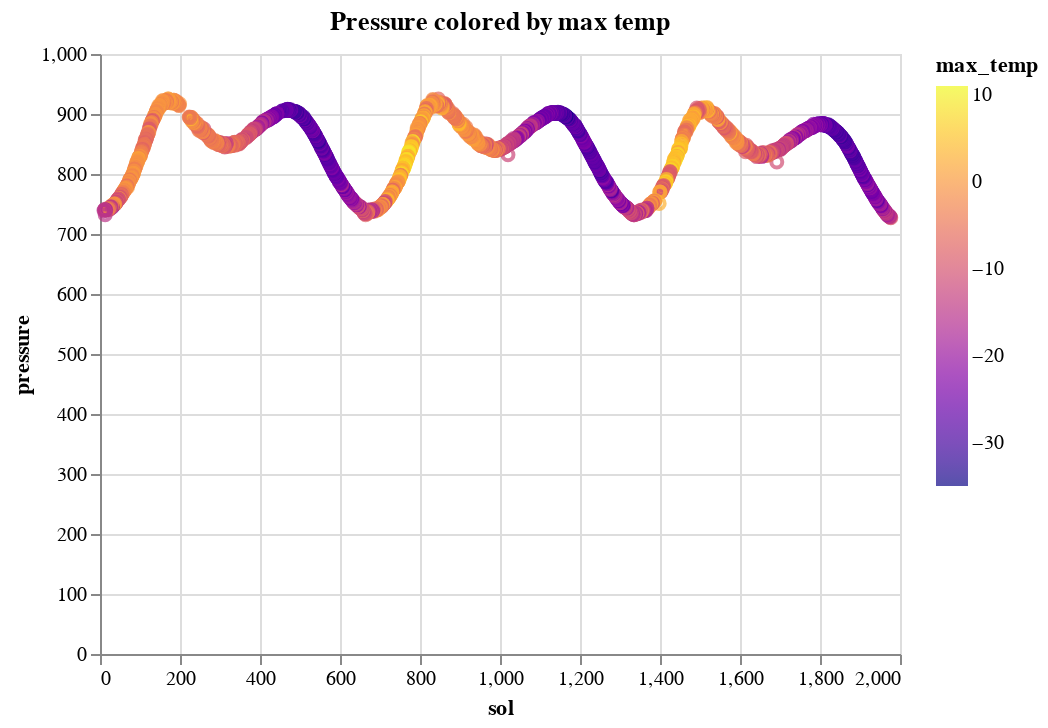

Notebook cell for this chart:
### Code cell
alt.Chart(mars, title='Pressure colored by max temp').mark_point(color='red').encode(
    x='sol',
    y='pressure',
    color=alt.Color('max_temp', scale=alt.Scale(scheme='plasma')),
    tooltip=list(mars.columns),
)

### Figure 1 — Vega-Lite specification as saved in the notebook (floating-point values rounded to 4 significant figures; data arrays with more than 128 entries replaced by an {"elided": "..."} marker saying what was removed)
{"config": {"view": {"continuousWidth": 400, "continuousHeight": 300}}, "data": {"name": "data-6696c97f07eef94dba97d31523613e8e"}, "mark": {"type": "point", "color": "red"}, "encoding": {"color": {"type": "quantitative", "field": "max_temp", "scale": {"scheme": "plasma"}}, "tooltip": [{"type": "quantitative", "field": "sol"}, {"type": "quantitative", "field": "ls"}, {"type": "quantitative", "field": "min_temp"}, {"type": "quantitative", "field": "max_temp"}, {"type": "quantitative", "field": "pressure"}, {"type": "quantitative", "field": "temp_difference"}], "x": {"type": "quantitative", "field": "sol"}, "y": {"type": "quantitative", "field": "pressure"}}, "title": "Pressure colored by max temp", "$schema": "https://vega.github.io/schema/vega-lite/v4.8.1.json", "datasets": {"data-6696c97f07eef94dba97d31523613e8e": {"elided": "1894 records"}}}
